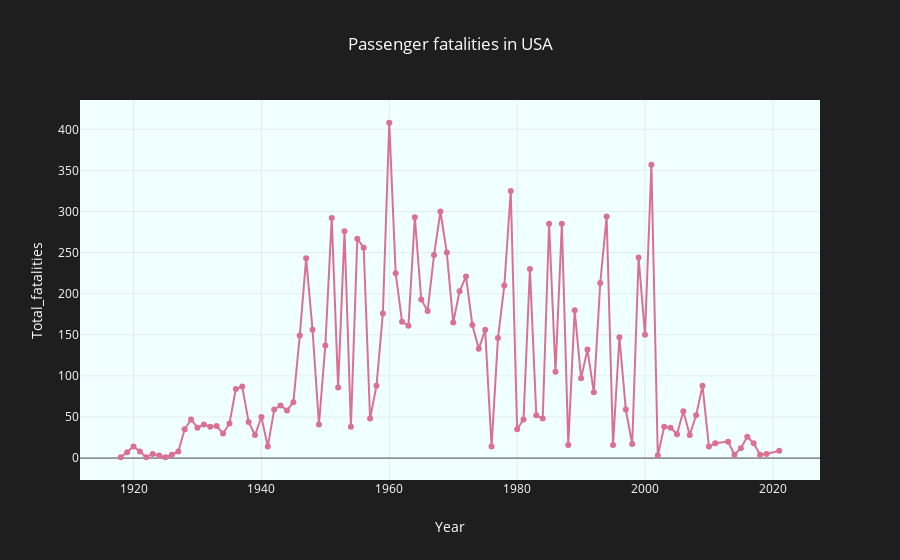

Notebook cell for this chart:
### Markdown cell above
## 2.9 Fatalities in the USA

### Code cell
df_fatalities_USA = df.query('Country == "United States of America" and Type == "Passenger"') \
                        .groupby([df['Date'].dt.year]) \
                        .sum() \
                        ['Total_fatalities'] \
                        .reset_index() \
                        .rename(columns={'Date': 'Year'})
                        
selected_colour = generate_random_colour()

print(f'Colour = {selected_colour}')  

px.line(df_fatalities_USA, x='Year', y='Total_fatalities', title='Passenger fatalities in USA', markers=True, color_discrete_sequence=[selected_colour])

### Figure 1 — Plotly figure (JSON) as saved in the notebook; plotly's stock layout.template omitted (floating-point values rounded to 4 significant figures)
{"data": [{"hovertemplate": "Year=%{x}<br>Total_fatalities=%{y}<extra></extra>", "legendgroup": "", "line": {"color": "palevioletred", "dash": "solid"}, "marker": {"symbol": "circle"}, "mode": "lines+markers", "name": "", "orientation": "v", "showlegend": false, "type": "scatter", "x": [1918, 1919, 1920, 1921, 1922, 1923, 1924, 1925, 1926, 1927, 1928, 1929, 1930, 1931, 1932, 1933, 1934, 1935, 1936, 1937, 1938, 1939, 1940, 1941, 1942, 1943, 1944, 1945, 1946, 1947, 1948, 1949, 1950, 1951, 1952, 1953, 1954, 1955, 1956, 1957, 1958, 1959, 1960, 1961, 1962, 1963, 1964, 1965, 1966, 1967, 1968, 1969, 1970, 1971, 1972, 1973, 1974, 1975, 1976, 1977, 1978, 1979, 1980, 1981, 1982, 1983, 1984, 1985, 1986, 1987, 1988, 1989, 1990, 1991, 1992, 1993, 1994, 1995, 1996, 1997, 1998, 1999, 2000, 2001, 2002, 2003, 2004, 2005, 2006, 2007, 2008, 2009, 2010, 2011, 2013, 2014, 2015, 2016, 2017, 2018, 2019, 2021], "xaxis": "x", "y": [1, 7, 14, 8, 1, 5, 3, 1, 4, 8, 35, 47, 37, 41, 38, 39, 30, 42, 84, 87, 44, 28, 50, 14, 59, 64, 58, 68, 149, 243, 156, 41, 137, 292, 86, 276, 38, 267, 256, 48, 88, 176, 408, 225, 166, 161, 293, 193, 179, 247, 300, 250, 165, 203, 221, 162, 133, 156, 14, 146, 210, 325, 35, 47, 230, 52, 48, 285, 105, 285, 16, 180, 97, 132, 80, 213, 294, 16, 147, 59, 17, 244, 150, 357, 3, 38, 37, 29, 57, 28, 52, 88, 14, 18, 20, 4, 12, 26, 18, 4, 5, 9], "yaxis": "y"}], "layout": {"legend": {"tracegroupgap": 0}, "title": {"text": "Passenger fatalities in USA"}, "xaxis": {"anchor": "y", "domain": [0, 1], "title": {"text": "Year"}}, "yaxis": {"anchor": "x", "domain": [0, 1], "title": {"text": "Total_fatalities"}}}}
